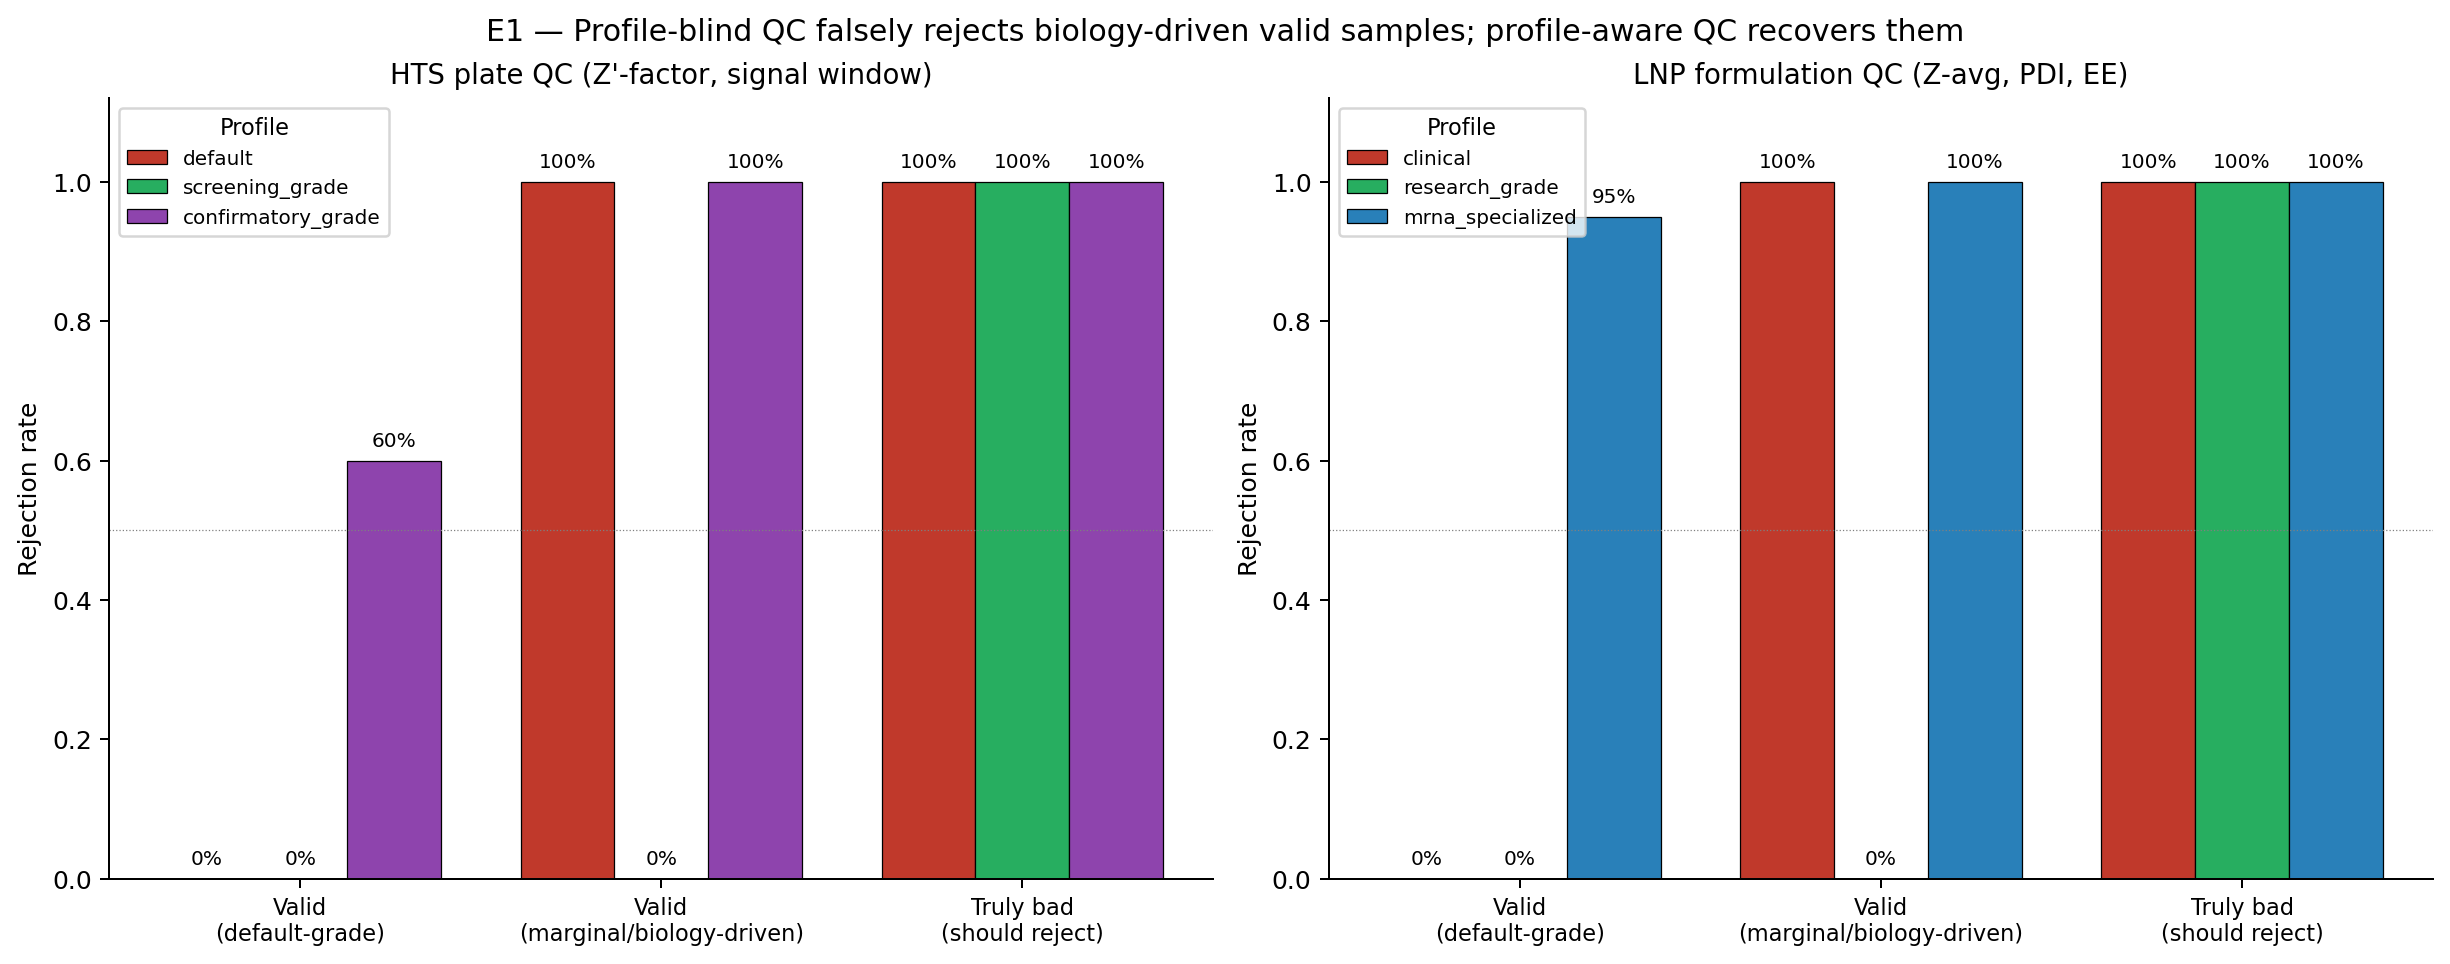

Generate this figure with Python:
#!/usr/bin/env python3
"""Figure 1 — Profile-blind QC false-rejection rate per profile per sample type.

Reads results/e1_false_rejection_per_profile.csv and produces a grouped
bar chart per domain (HTS, LNP). Output: figures/e1_false_rejection.png
and figures/e1_false_rejection.pdf.
"""
from __future__ import annotations

import csv
from collections import defaultdict
from pathlib import Path

import matplotlib.pyplot as plt
import numpy as np

ROOT = Path(__file__).resolve().parent.parent
SRC  = ROOT / "results" / "e1_false_rejection_per_profile.csv"
OUT_PNG = Path(__file__).resolve().parent / "e1_false_rejection.png"
OUT_PDF = Path(__file__).resolve().parent / "e1_false_rejection.pdf"

GT_ORDER = ["default_grade", "marginal", "truly_bad"]
GT_LABEL = {
    "default_grade": "Valid\n(default-grade)",
    "marginal":      "Valid\n(marginal/biology-driven)",
    "truly_bad":     "Truly bad\n(should reject)",
}

DOMAIN_PROFILES = {
    "hts": ["default", "screening_grade", "confirmatory_grade"],
    "lnp": ["clinical", "research_grade", "mrna_specialized"],
}
DOMAIN_TITLE = {
    "hts": "HTS plate QC (Z'-factor, signal window)",
    "lnp": "LNP formulation QC (Z-avg, PDI, EE)",
}
PROFILE_COLOR = {
    "default":            "#c0392b",
    "screening_grade":    "#27ae60",
    "confirmatory_grade": "#8e44ad",
    "clinical":           "#c0392b",
    "research_grade":     "#27ae60",
    "mrna_specialized":   "#2980b9",
}


def load() -> dict:
    # data[domain][profile][gt_class] = rejection_rate
    d: dict = defaultdict(lambda: defaultdict(dict))
    with SRC.open() as f:
        for row in csv.DictReader(f):
            d[row["domain"]][row["profile"]][row["ground_truth_quality"]] = \
                float(row["rejection_rate"])
    return d


def main():
    data = load()
    fig, axes = plt.subplots(1, 2, figsize=(13.5, 5.0), constrained_layout=True)

    for ax, domain in zip(axes, ["hts", "lnp"]):
        profiles = DOMAIN_PROFILES[domain]
        x = np.arange(len(GT_ORDER))
        n_p = len(profiles)
        bar_w = 0.78 / n_p
        for i, prof in enumerate(profiles):
            ys = [data[domain][prof].get(c, 0.0) for c in GT_ORDER]
            offset = (i - (n_p - 1) / 2) * bar_w
            bars = ax.bar(x + offset, ys, bar_w,
                          label=prof, color=PROFILE_COLOR[prof],
                          edgecolor="black", linewidth=0.5)
            for b, y in zip(bars, ys):
                ax.text(b.get_x() + b.get_width() / 2, y + 0.015,
                        f"{y*100:.0f}%", ha="center", va="bottom",
                        fontsize=8)
        ax.set_xticks(x)
        ax.set_xticklabels([GT_LABEL[c] for c in GT_ORDER], fontsize=9)
        ax.set_ylim(0, 1.12)
        ax.set_ylabel("Rejection rate")
        ax.set_title(DOMAIN_TITLE[domain], fontsize=11)
        ax.axhline(0.5, color="grey", lw=0.5, ls=":")
        ax.legend(title="Profile", fontsize=8, title_fontsize=9, loc="upper left")
        ax.spines["top"].set_visible(False)
        ax.spines["right"].set_visible(False)

    fig.suptitle(
        "E1 — Profile-blind QC falsely rejects biology-driven valid samples; "
        "profile-aware QC recovers them",
        fontsize=12, y=1.04,
    )
    fig.savefig(OUT_PNG, dpi=180, bbox_inches="tight")
    fig.savefig(OUT_PDF, bbox_inches="tight")
    print(f"Wrote: {OUT_PNG.name}, {OUT_PDF.name}")


if __name__ == "__main__":
    main()
